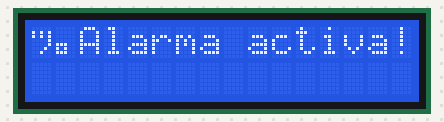
A sketch run on a simulated Arduino Uno, built with avr-gcc and run on an emulated ATmega328P. Parts: 16×2 character LCD.

Above: at 0.1 s.
At 0.6 s:
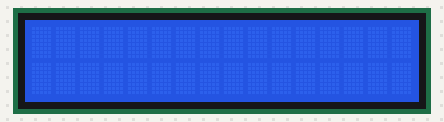

The sketch:

Pantalla_lcd_diciendo_alarma_activa.ino
```cpp
#include <LiquidCrystal.h> //Se incluye la librería liquid crystal
LiquidCrystal lcd(7,6,5,4,3,2);   //Se crea un objeto del tipo liquid crystal llamado lcd con  los pines en los que está conectado
void setup(){
  lcd.begin(16, 2);   //Se inicializa la pantalla con la cantidad de espacio que tiene la pantalla
}
void loop (){
  lcd.setCursor(0,0);   //Se coloca el curso en 0,0
  lcd.print("¡Alarma activa!");   //Se escribe el texto" ¡Alarma activa!"
  lcd.display();  //muestra el texto
  delay(500); // demora de medio segundo
  lcd.noDisplay();    //Se oculta el texto
  delay(500);   //Demora medio segundo
}
```

Measured:
- what the display in image 1 shows lasts 0.5 s, from 0.6 s to 1.1 s
